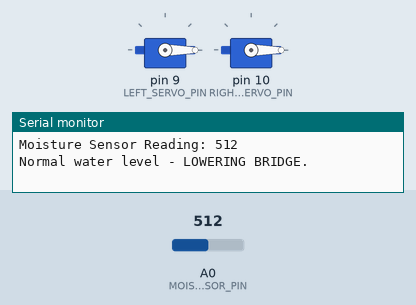
This sketch was run on a simulated Arduino Uno, built with avr-gcc and run on an emulated ATmega328P. Shown: 2 × servo, the last lines printed to the serial monitor. Inputs (shaded band) come from the test bench; at power-on: A0 (MOISTURE_SENSOR_PIN) = 512.

Above: at 2.2 s.
2.3 s: A0 (MOISTURE_SENSOR_PIN) set to 488
At 3.9 s:
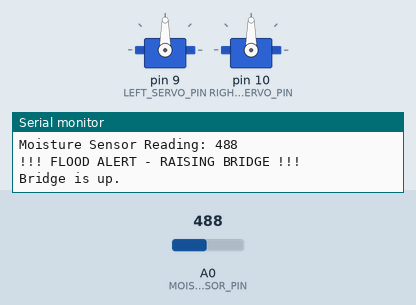
5.0 s: A0 (MOISTURE_SENSOR_PIN) set to 510
At 6.6 s:
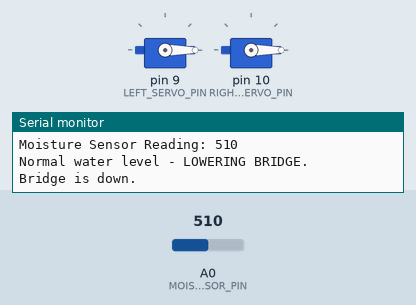
7.7 s: A0 (MOISTURE_SENSOR_PIN) set to 490
At 9.1 s:
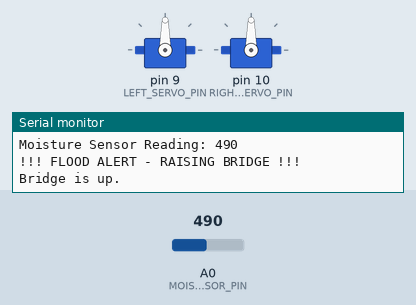
10.4 s: A0 (MOISTURE_SENSOR_PIN) set to 511
At 11.8 s:
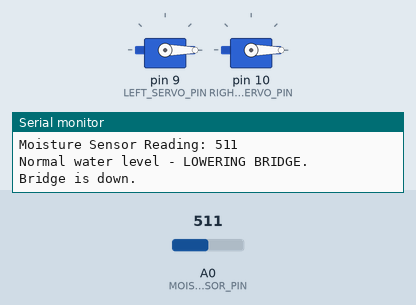
Timing chart, 0 to 13.4 s (numbered marks = the images above; inputs shaded):
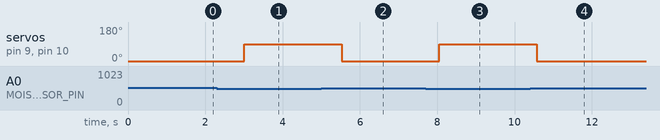

The sketch:

automatic_bridge.ino.ino
```cpp
#include <Servo.h>

// Define component pins
const int MOISTURE_SENSOR_PIN = A0; // Analog pin for the soil moisture sensor
const int LEFT_SERVO_PIN = 9;       // Digital PWM pin for the left servo
const int RIGHT_SERVO_PIN = 10;     // Digital PWM pin for the right servo

// Define bridge states (servo angles)
// The bridge should be DOWN when the angle is 0, and UP when the angle is 90.
// If your servos are mounted in opposite directions, you might need to reverse
// the angles for one of them (e.g., left up = 90, right up = 0).
const int BRIDGE_DOWN_ANGLE = 0;
const int BRIDGE_UP_ANGLE = 90;

// Define the moisture threshold (adjust based on testing)
// A LOWER value means MORE moisture/water detected (0 is wettest).
const int MOISTURE_THRESHOLD = 500; // If sensor reading is BELOW this, lift the bridge.

// Create two Servo objects
Servo leftServo;
Servo rightServo;

void setup() {
  // Initialize serial communication for debugging
  Serial.begin(9600);
  Serial.println("Automatic Bridge System with TWO Servos Initialized.");

  // Attach both servo motors to their specified pins
  leftServo.attach(LEFT_SERVO_PIN);
  rightServo.attach(RIGHT_SERVO_PIN);

  // Set the bridge to the initial "down" position
  leftServo.write(BRIDGE_DOWN_ANGLE);
  rightServo.write(BRIDGE_DOWN_ANGLE);
  delay(1000); // Wait a moment for the servos to move
}

void loop() {
  // Read the analog value from the moisture sensor
  int moistureValue = analogRead(MOISTURE_SENSOR_PIN);

  // Print the value for debugging
  Serial.print("Moisture Sensor Reading: ");
  Serial.println(moistureValue);

  // Check the moisture level against the threshold
  if (moistureValue < MOISTURE_THRESHOLD) {
    // Condition: Water level is HIGH (reading is low) -> Raise the bridge
    Serial.println("!!! FLOOD ALERT - RAISING BRIDGE !!!");

    // Check if the bridge is not already up before sending the command
    if (leftServo.read() != BRIDGE_UP_ANGLE) {
      leftServo.write(BRIDGE_UP_ANGLE);
      rightServo.write(BRIDGE_UP_ANGLE); // Move both servos simultaneously
      Serial.println("Bridge is up.");
      delay(500); // Give the servos time to complete the move
    }
  } else {
    // Condition: Water level is NORMAL (reading is high) -> Lower the bridge
    Serial.println("Normal water level - LOWERING BRIDGE.");

    // Check if the bridge is not already down before sending the command
    if (leftServo.read() != BRIDGE_DOWN_ANGLE) {
      leftServo.write(BRIDGE_DOWN_ANGLE);
      rightServo.write(BRIDGE_DOWN_ANGLE); // Move both servos simultaneously
      Serial.println("Bridge is down.");
      delay(500); // Give the servos time to complete the move
    }
  }

  // Wait a short time before the next reading
  delay(2000);
}
```

Measured:
- the behaviour switches between 500 and 499 on A0 (MOISTURE_SENSOR_PIN) (found by bisection; images 0 and 1)
- after the input at 2.3 s, servo on pin 9 (LEFT_SERVO_PIN), servo on pin 10 (RIGHT_SERVO_PIN): 0° → 90° after 0.71 s
- after the input at 5.0 s, servo on pin 9 (LEFT_SERVO_PIN), servo on pin 10 (RIGHT_SERVO_PIN): 90° → 0° after 0.53 s
- after the input at 7.7 s, servo on pin 9 (LEFT_SERVO_PIN), servo on pin 10 (RIGHT_SERVO_PIN): 0° → 90° after 0.35 s
- after the input at 10.4 s, servo on pin 9 (LEFT_SERVO_PIN), servo on pin 10 (RIGHT_SERVO_PIN): 90° → 0° after 0.17 s
